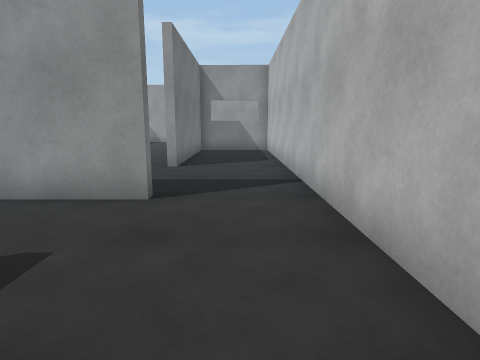
view 1 (above)

23 first-person views from a walk through a Unity game level. The camera is 1.2 m above the floor, tilts 10° down and sees 75° across. The floor is counted in squares, 1 m on a side. Each view is taken from the middle of a square. On the plan, view 1 faces up. The plan holds only what a view shows up to about 13 squares ahead; the rest is blank. The player is left out.

view 2
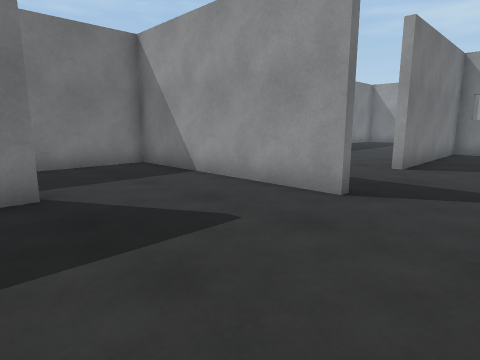

view 3
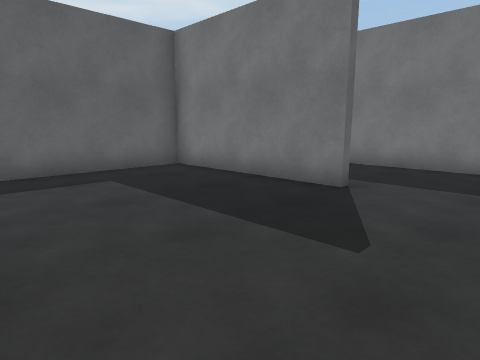

view 4
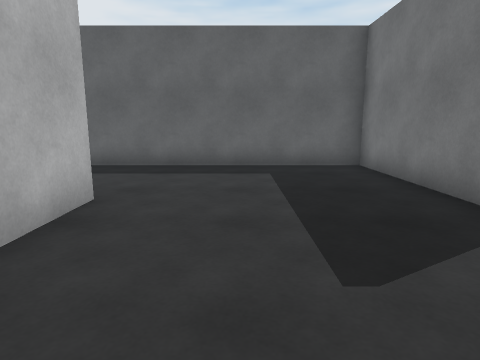

view 5
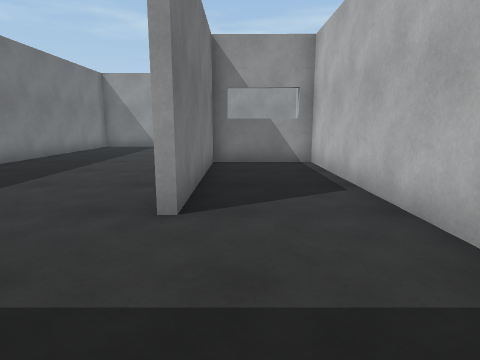

view 6
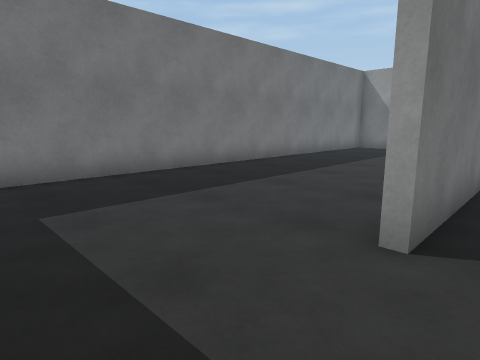

view 7
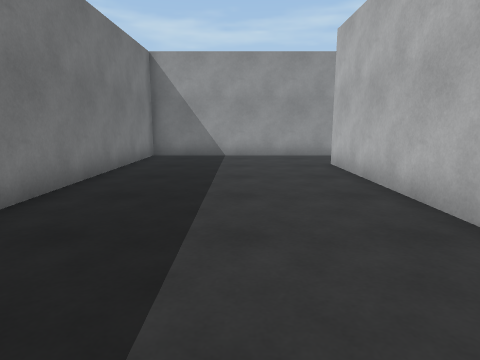

view 8
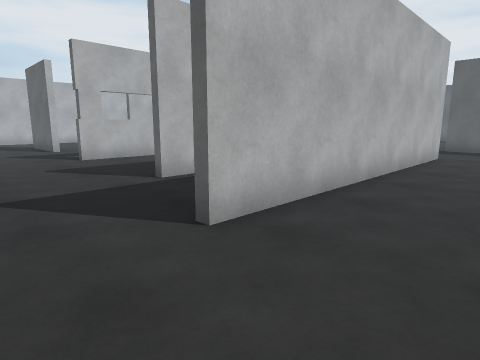

view 9
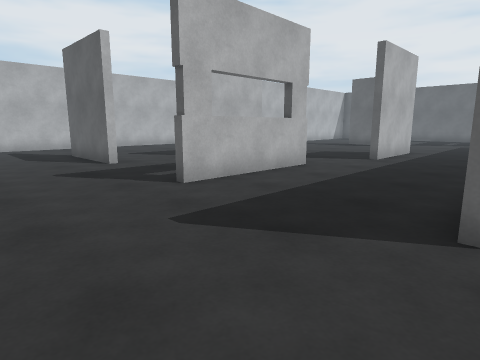

view 10
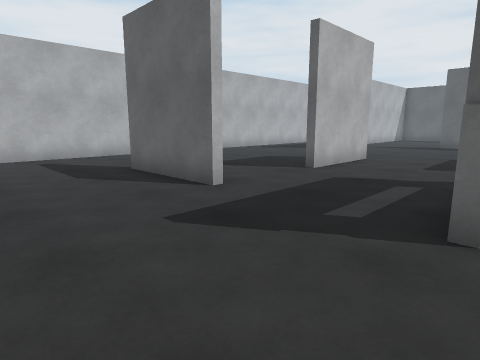

view 11
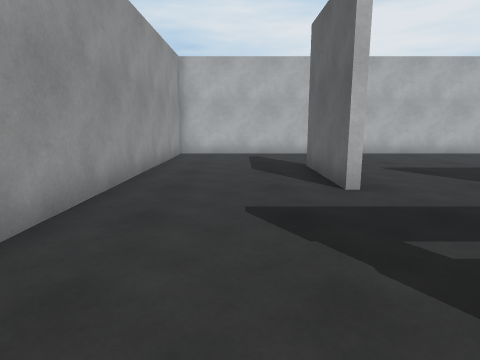

view 12
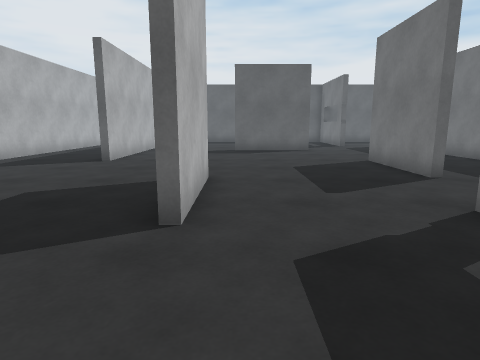

view 13
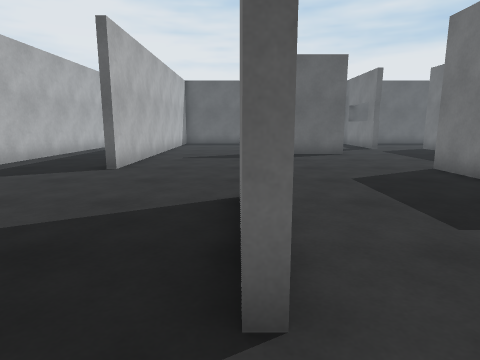

view 14
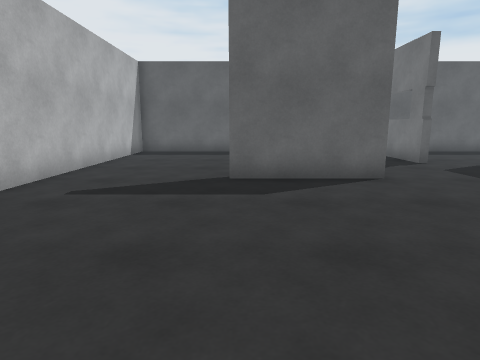

view 15
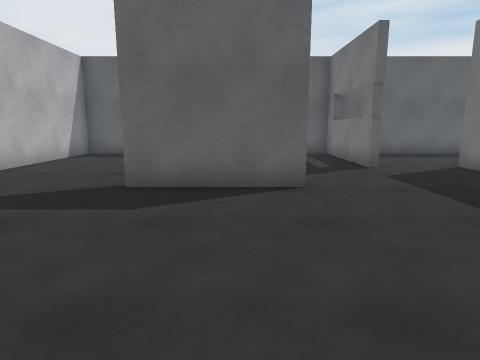

view 16
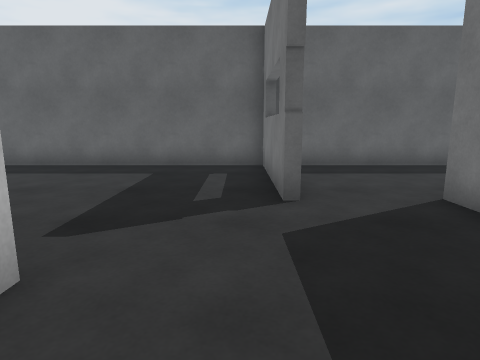

view 17
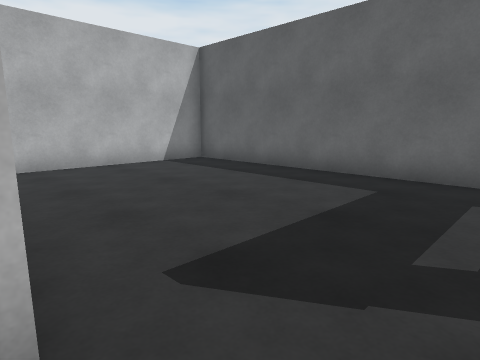

view 18
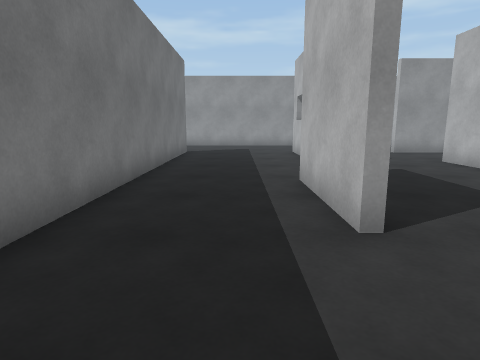

view 19
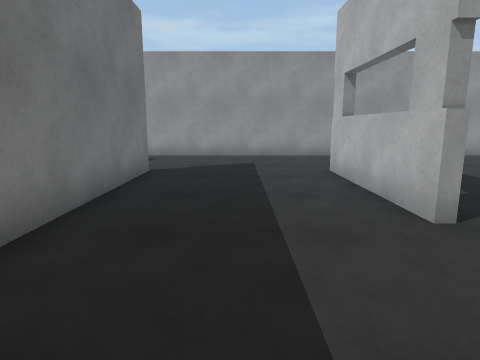

view 20
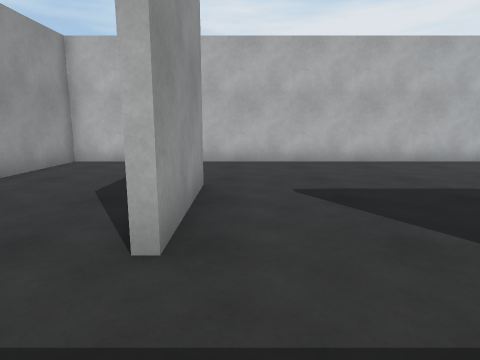

view 21
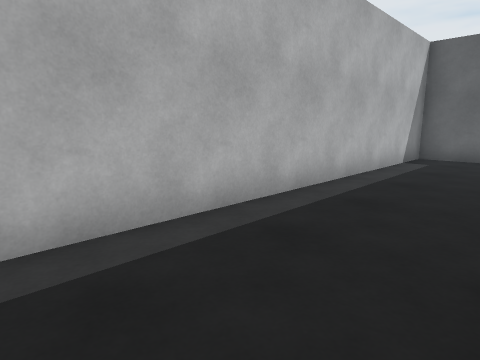

view 22
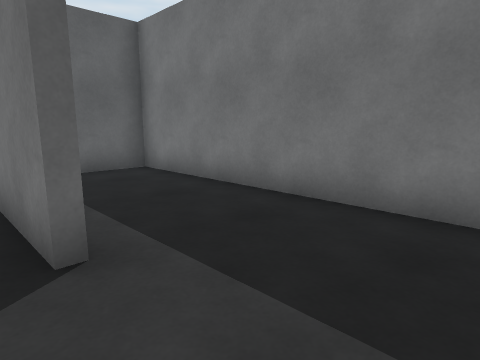

view 23
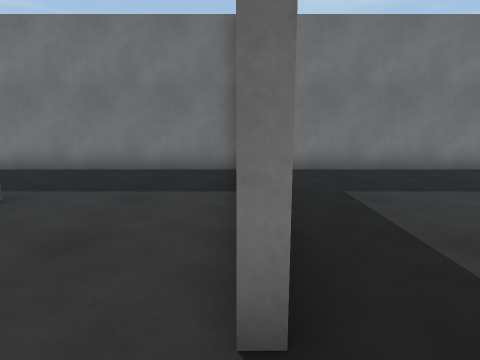

### Floor plan
Points are (right, up) in squares from view 1. A wall is a line through its corners. A room is listed if a view was taken in it or the views show most of it. See-through windows are left out.
Room 1 (views 1, 2, 3, 22)
walls: (-4.6, 1.3) (-4.6, -4.4) (4, -4.4); (1.4, -0.1) (1.4, 4.6); (-1.4, 5) (-8.5, 5) (-8.5, -4.4) (-6.6, -4.4)
ways out: opening at (-0.5, 5) to room 2; opening at (3, 0) to room 2
Room 2 (views 4, 5, 6, 7, 8, 9, 10, 11, 12, 13, 14, 15, 16, 17, 18, 19, 20, 21, 23)
walls: (5.6, 10.9) (5.6, 7.3); (6.4, 13.6) (6.4, 18.4); (5.3, 7.3) (5.3, 10.9); (10.7, 10.8) (10.8, 14.4); (11, 14.5) (11, 12.2); (1.3, 17.3) (1.3, 18.3); (1.4, 4.6) (1.3, 15.2) (-1.9, 15.2) (-1.8, 9); (6.6, 3) (10.2, 3); (-2.1, 9) (-2.2, 19.8); (1.6, 18.3) (1.6, 5.2); (14.4, 17.7) (10.8, 17.7) (10.8, 18) (14.4, 18); (4.3, 0.1) (4.3, -4.4) (14.5, -4.4) (14.4, 7.5); (1.7, 0.8) (1.7, -0.1); (-1.2, 22.5) (-8.4, 22.5) (-8.5, 6.4); (16.6, -4.4) (18.4, -4.4) (18.4, 22.5) (0.2, 22.5)
ways out: opening at (-0.5, 5) to room 1; opening at (3, 0) to room 1

Where each view was taken, in squares from view 1:
view 1: 0 up, 0 right, facing up
view 2: 0 up, 1 right, facing up-left
view 3: 4 up, 1 right, facing down-left
view 4: 5 up, 1 left, facing down
view 5: 5 up, 1 left, facing up
view 6: 6 up, 1 left, facing up-left
view 7: 10 up, 5 left, facing up
view 8: 22 up, 5 left, facing down-right
view 9: 22 up, 1 right, facing down-right
view 10: 22 up, 6 right, facing down-right
view 11: 20 up, 5 right, facing right
view 12: 18 up, 10 right, facing down
view 13: 16 up, 11 right, facing down
view 14: 10 up, 10 right, facing down
view 15: 9 up, 8 right, facing down
view 16: 5 up, 5 right, facing down
view 17: 3 up, 5 right, facing down-right
view 18: 4 up, 4 right, facing up
view 19: 10 up, 4 right, facing up
view 20: 17 up, 8 right, facing right
view 21: 8 up, 15 right, facing down-right
view 22: 4 up, 4 left, facing down-left
view 23: 5 up, 0 right, facing left
